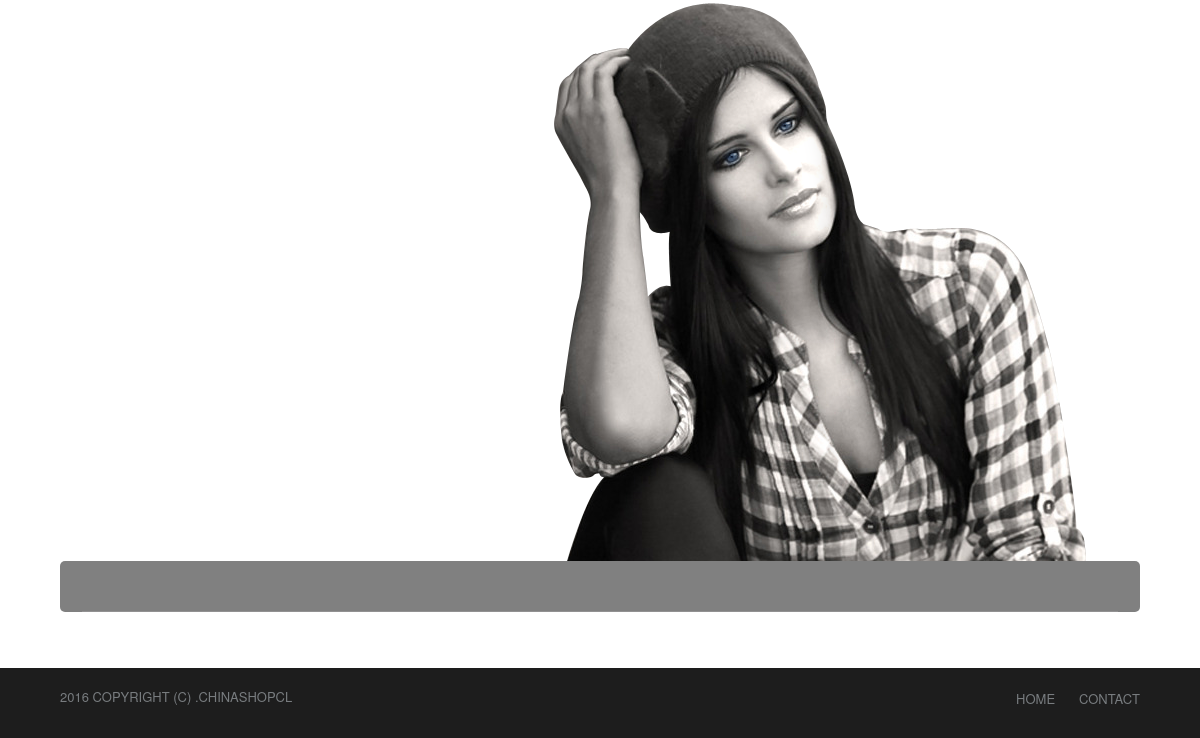
Before: / (lower part) with the older database file.
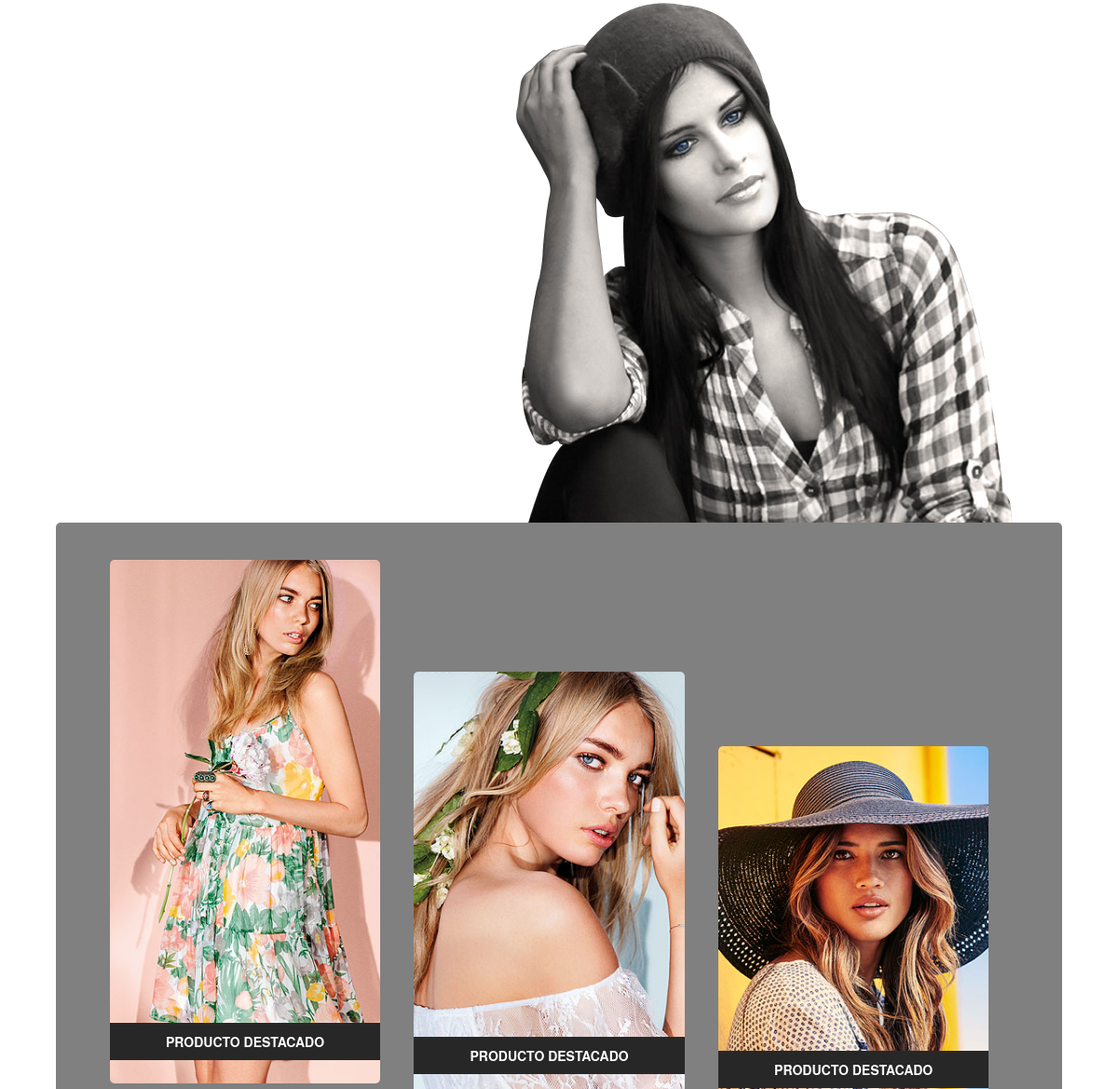
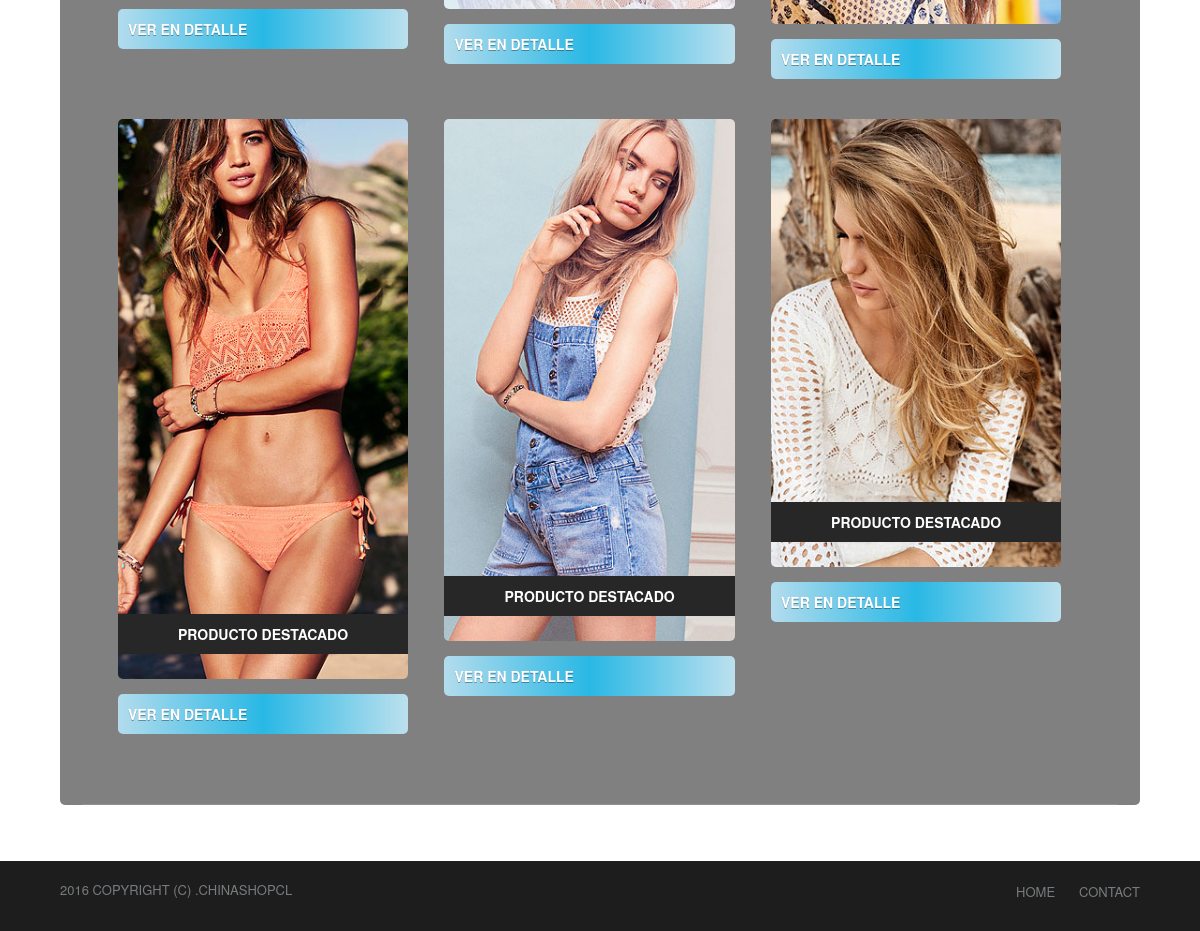
After: the same page with the newer database file (2 pictures, top to bottom).
### tables this page shows
CREATE TABLE IF NOT EXISTS `destacados` (
`id` int(5) NOT NULL,
  `nombre` varchar(50) NOT NULL,
  `marca` varchar(50) NOT NULL,
  `color` varchar(15) NOT NULL,
  `talla` varchar(15) NOT NULL,
  `precio` float NOT NULL,
  `descripcion` text NOT NULL,
  `imagen` varchar(15) NOT NULL
);

### php/conexion.php (called while the page is built, shortened)
<?php
class Conexion extends mysqli {
    public function recorrer($y){
        return mysqli_fetch_array($y);
    }
    public function rows($y){
        return mysqli_num_rows($y);
    }
}
?>

### index.php (the view, shortened to what this page needs)
<?php
	require('php/conexion.php');
	$db= new Conexion();
?>
<!DOCTYPE HTML>
<html>
<head>
  <link href="css/style.css" rel="stylesheet" type="text/css"  media="all" />
 <link rel="stylesheet" type="text/css" href="css/bootstrap.min.css">
 <link href="css/owl.carousel.css" rel="stylesheet" type="text/css" media="all" />
 </head>
<body>
		     <div class="banner">
		     	<div class="wrap">
	      	       <div class="banner-img">
	      	     	 <img src="images/banner-img.png" alt="" />
	      	      </div>
	        </div>
   	    </div>
		 <div class="wrap">
		   <div class="content">
		       <div class="top-grids">
		       		<div class="col_1_3 team-members">
					<ul><br>
						<?php
						$sql = $db->query("select * from destacados;");
						$nfilas = $db->rows($sql);
						if ($nfilas > 0){
							for ($i=0; $i<$nfilas; $i++) {
								$dato = $db->recorrer($sql);
	                            if ( $i==1) {
	                                echo '<tr id="fila_'.$dato['id'].'"><br><br><br><br><br><br>';
								}elseif($i==2){
									echo '<tr id="fila_'.$dato['id'].'"><br><br><br><br>';
								}
								else{echo '<br><tr id="fila_'.$dato['id'].'">';}
								echo '<li>
										<a><img src="images/'.$dato['imagen'].'" alt="" />
										<span>
											Producto Destacado
										</span>
										</a>
											<div class="button boton"  onclick=obtenerId("'.$dato['id'].'")>
											<span><a >Ver en Detalle</a></span><br><br>
											</div>
									 </li>';
							}
						}
						?>
					</ul>
				</div>
		 		</div>
			</div>
		  </div>
		  <div class="footer">
		    <div class="wrap">
		    	 <div class="foot-nav">
			   	<ul>
			   		<li><a href="index.php">Home</a></li>
			   		<li><a href="contact.html">Contact</a></li>
			   	</ul>
			   	</div>
			   	<div class="copy-right">
					<p>2016 Copyright (c) .ChinaShopCL</p>
				</div>
		</div>
	</div>
	</body>
</html>

### css/style.css (style rules this page uses)
html,body,div,span,applet,object,iframe,h1,h2,h3,h4,h5,h6,p,blockquote,pre,a,abbr,acronym,address,big,cite,code,del,dfn,em,img,ins,kbd,q,s,samp,small,strike,strong,sub,sup,tt,var,b,u,i,dl,dt,dd,ol,nav ul,nav li,fieldset,form,label,legend,table,caption,tbody,tfoot,thead,tr,th,td,article,aside,canvas,details,embed,figure,figcaption,footer,header,hgroup,menu,nav,output,ruby,section,summary,time,mark,audio,video { margin:0;padding:0;border:0;font-size:100%;font:inherit;vertical-align:baseline; }
ol,ul { list-style:none;margin:0px;padding:0px; }
a { text-decoration:none; }
img { max-width:100%; }
body { font-family: 'Open Sans', sans-serif; background-color: white; -webkit-background-size: cover; -moz-background-size: cover; -o-background-size: cover; background-size: cover; background-position:0px 0px; }
.wrap { width:80%; margin:0 auto; }
.banner { background:url("../images/shadow.png") no-repeat 100% -2px; }
.banner-img { float:right; margin-right:5%; padding-top:3em; }
.banner-img img { display:block; }
.content { background:#808080; padding:0 2%; border-radius:5px; -webkit-border-radius:5px; -moz-border-radius:5px; -o-border-radius:5px; }
.top-grids { padding-bottom:20px; border-bottom:1px solid rgba(245, 238, 243, 0.15); }
.button a { color: #FFF; font-size:14px; font-weight:700; text-transform: uppercase; padding:10px 10px; border:none; display: inline-block; background: rgba(179,220,237,1); background: -moz-linear-gradient(left, rgba(179,220,237,1) 0%, rgba(41,184,229,1) 50%, rgba(188,224,238,1) 100%); background: -webkit-gradient(left top, right top, color-stop(0%, rgba(179,220,237,1)), color-stop(50%, rgba(41,184,229,1)), color-stop(100%, rgba(188,224,238,1))); background: -webkit-linear-gradient(left, rgba(179,220,237,1) 0%, rgba(41,184,229,1) 50%, rgba(188,224,238,1) 100%); background: -o-linear-gradient(left, rgba(179,220,237,1) 0%, rgba(41,184,229,1) 50%, rgba(188,224,238,1) 100%); background: -ms-linear-gradient(left, rgba(179,220,237,1) 0%, rgba(41,184,229,1) 50%, rgba(188,224,238,1) 100%); background: linear-gradient(to right, rgba(179,220,237,1) 0%, rgba(41,184,229,1) 50%, rgba(188,224,238,1) 100%); filter: progid:DXImageTransform.Microsoft.gradient( startColorstr='#b3dced', endColorstr='#bce0ee', GradientType=1 ); text-shadow:0px 1px 0px rgba(0, 0, 0, 0.34); margin-top:15px; -webkit-transition: all 0.3s ease-out; -moz-transition: all 0.3s ease-out; -ms-transition: all 0.3s ease-out; -o-transition: all 0.3s ease-out; transition: all 0.3s ease-out; border-radius:5px; -webkit-border-radius:5px; -moz-border-radius:5px; -o-border-radius:5px; }
.team-members li { float:left; width:28%; margin-left:3.5%; }
.team-members li a { display:block; position:relative; }
.team-members li a span { position:absolute; display:block; bottom:25px; width:100%; background:#272727; padding:10px 0; text-align:center; color:#FFF; font-size:14px; text-transform:uppercase; font-weight:bold; }
.team-members li a img { position:center; width:100%; border-radius:5px; -webkit-border-radius:px; -moz-border-radius:px; -o-border-radius:px; }
.footer { padding:20px 0px; background:#1d1d1d; margin-top:4em; }
.foot-nav { float:right; }
.foot-nav li { display:inline-block; margin-left:20px; }
.foot-nav li:first-child { margin-left:0; }
.foot-nav li a { color:#787c7f; font-size:13px; text-transform:uppercase; -webkit-transition: all 0.3s ease-out; -moz-transition: all 0.3s ease-out; -ms-transition: all 0.3s ease-out; -o-transition: all 0.3s ease-out; transition: all 0.3s ease-out; }
.copy-right { float:left; }
.copy-right p { color:#787c7f; font-size:13px; text-transform: uppercase; }
@media only screen and (max-width: 1366px) { .wrap { width:90%; } }
@media only screen and (max-width: 1280px) { .wrap { width:90%; } }

Changed rows visible on the page:
added destacados: imagen (picture)
added destacados: imagen (picture)
added destacados: imagen (picture)
added destacados: imagen (picture)
added destacados: imagen (picture)
added destacados: imagen (picture)
